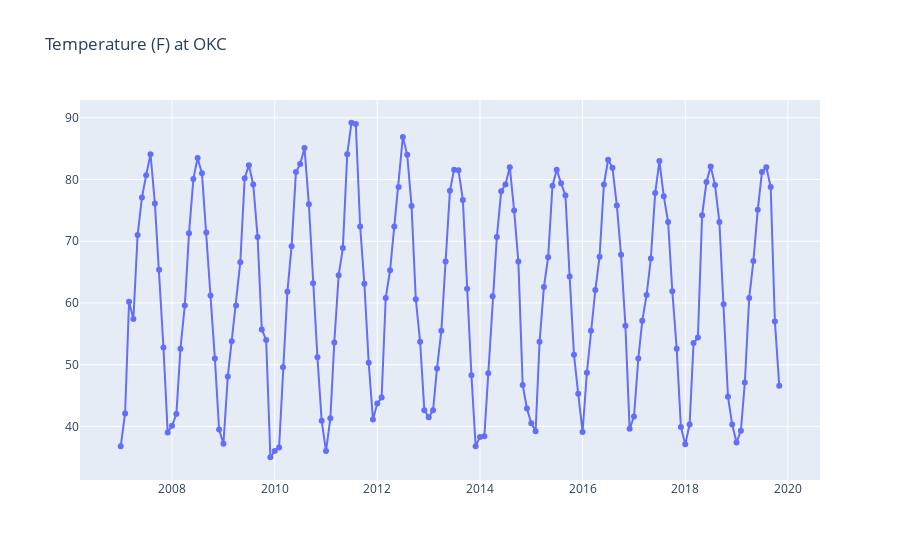

Notebook source saved alongside this figure:
### Code cell
# Plot all the data directly from the pandas DataFrame (okc)
traceorig = go.Scatter(
    x = okc.DATE,
    y = okc.TAVG,
    mode = 'lines+markers',
    name = 'Original Data'
)

fig = go.Figure(
    data=[traceorig],
    layout_title_text="Temperature (F) at OKC",
)

fig.show()

### Figure 1 — Plotly figure (JSON) as saved in the notebook; plotly's stock layout.template omitted (floating-point values rounded to 4 significant figures; data arrays with more than 128 entries replaced by an {"elided": "..."} marker saying what was removed)
{"data": [{"mode": "lines+markers", "name": "Original Data", "type": "scatter", "x": {"elided": "155 str values"}, "y": {"elided": "155 float values"}}], "layout": {"autosize": true, "title": {"text": "Temperature (F) at OKC"}, "xaxis": {"autorange": true, "range": ["2006-03-24 18:02:29.8993", "2020-08-09 05:57:30.1007"], "type": "date"}, "yaxis": {"autorange": true, "range": [31.03, 93.17], "type": "linear"}}}
